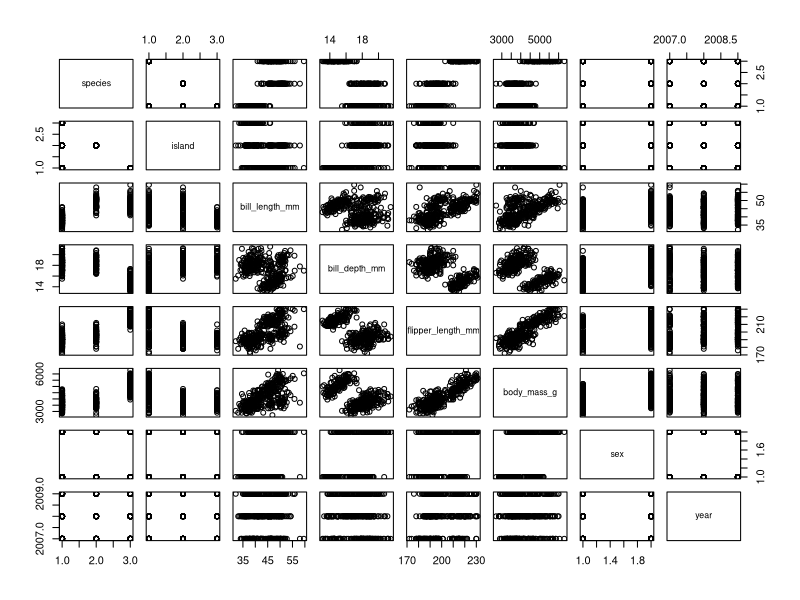

Source code (R):
## ---- chunk 1
knitr::opts_chunk$set(echo = TRUE)

library(palmerpenguins)
## ---- chunk 2
2 + 2
plot(penguins)
## ---- chunk 3

